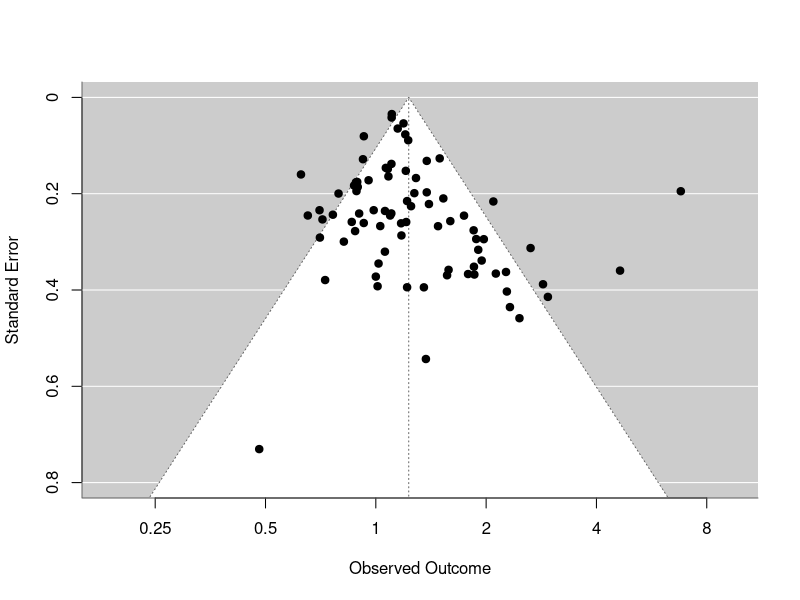
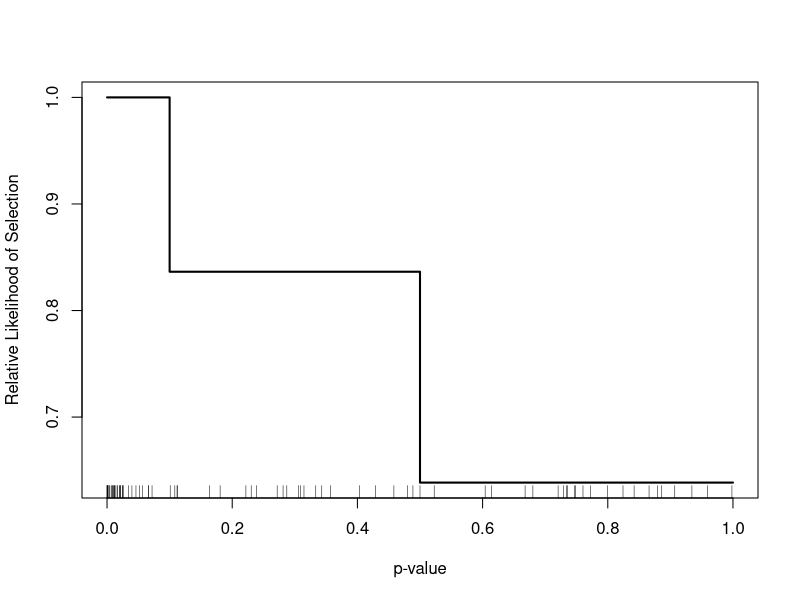
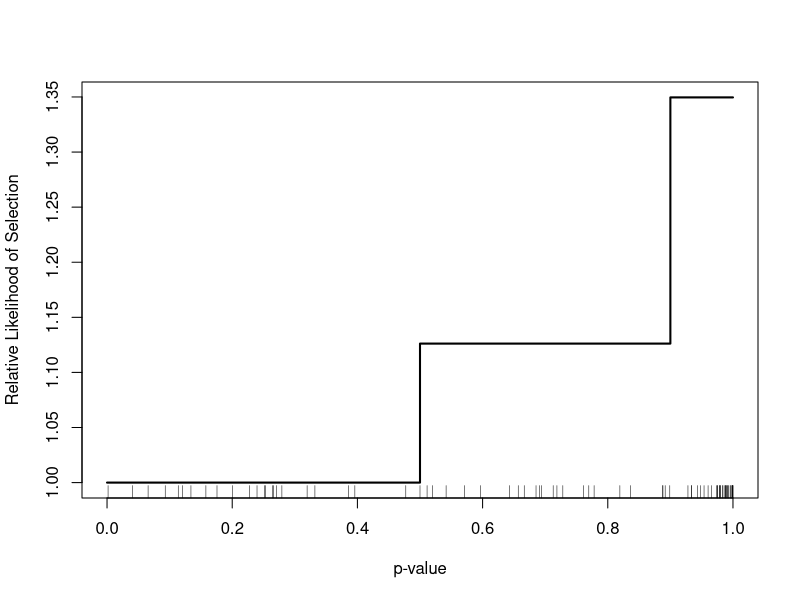

Here is the R script that generated these plots, in order:
library(metafor)

dat <- dat.lehmann2018
res <- rma(yi, vi, data=dat, method="ML")
funnel(res, atransf=exp, at=log(c(0.25,0.5,1,2,4,8)), ylim=c(0,0.8))

steps <- c(0.1, 0.5)
control <- list(optimizer = "nlminb", rel.tol = 1e-10)
# step function selection model: one-sided, HA: beta > 0
sel_gr <- selmodel(
  res, 
  type = "stepfun", alternative = "greater", 
  steps = steps,
  control = control
)
plot(sel_gr)
sel_gr

# step function selection model: one-sided, HA: beta < 0
sel_ls <- selmodel(
  res, 
  type = "stepfun", alternative = "less", 
  steps = 1 - steps,
  control = control
)
plot(sel_ls)
sel_ls

c(sel_gr$beta[1], sel_ls$beta[1])
c(sel_gr$tau2, sel_ls$tau2)
data.frame(gr = sel_gr$delta, ls = rev(sel_ls$delta) / sel_ls$delta[sel_ls$deltas])
c(sel_gr$LRT, sel_ls$LRT)
